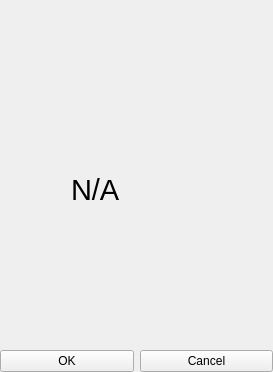
<?xml version="1.0" encoding="UTF-8"?>
<ui version="4.0">
 <class>MessageActivity</class>
 <widget class="QWidget" name="MessageActivity">
  <property name="geometry">
   <rect>
    <x>0</x>
    <y>0</y>
    <width>273</width>
    <height>372</height>
   </rect>
  </property>
  <property name="windowTitle">
   <string>Form</string>
  </property>
  <layout class="QGridLayout" name="gridLayout" rowstretch="1,0,0,2,0" columnstretch="1,1,1,1">
   <property name="leftMargin">
    <number>0</number>
   </property>
   <property name="topMargin">
    <number>0</number>
   </property>
   <property name="rightMargin">
    <number>0</number>
   </property>
   <property name="bottomMargin">
    <number>0</number>
   </property>
   <item row="1" column="0">
    <spacer name="horizontalSpacer">
     <property name="orientation">
      <enum>Qt::Orientation::Horizontal</enum>
     </property>
     <property name="sizeHint" stdset="0">
      <size>
       <width>62</width>
       <height>20</height>
      </size>
     </property>
    </spacer>
   </item>
   <item row="1" column="1" colspan="2">
    <layout class="QHBoxLayout" name="horizontalLayout">
     <item>
      <widget class="QLabel" name="labelTitle">
       <property name="sizePolicy">
        <sizepolicy hsizetype="Expanding" vsizetype="Minimum">
         <horstretch>0</horstretch>
         <verstretch>0</verstretch>
        </sizepolicy>
       </property>
       <property name="font">
        <font>
         <pointsize>32</pointsize>
         <bold>true</bold>
        </font>
       </property>
       <property name="text">
        <string>&lt;html&gt;&lt;head/&gt;&lt;body&gt;&lt;p&gt;&lt;br/&gt;&lt;/p&gt;&lt;/body&gt;&lt;/html&gt;</string>
       </property>
       <property name="textFormat">
        <enum>Qt::TextFormat::RichText</enum>
       </property>
       <property name="wordWrap">
        <bool>true</bool>
       </property>
      </widget>
     </item>
     <item>
      <widget class="QLabel" name="labelIcon">
       <property name="sizePolicy">
        <sizepolicy hsizetype="Minimum" vsizetype="Minimum">
         <horstretch>0</horstretch>
         <verstretch>0</verstretch>
        </sizepolicy>
       </property>
       <property name="toolTip">
        <string>This indicates that pairing using Zoo is enabled</string>
       </property>
       <property name="text">
        <string/>
       </property>
       <property name="pixmap">
        <pixmap resource="../../libres/resources/icons.qrc">:/icons/app/warning.svg</pixmap>
       </property>
      </widget>
     </item>
    </layout>
   </item>
   <item row="1" column="3">
    <spacer name="horizontalSpacer_2">
     <property name="orientation">
      <enum>Qt::Orientation::Horizontal</enum>
     </property>
     <property name="sizeHint" stdset="0">
      <size>
       <width>62</width>
       <height>20</height>
      </size>
     </property>
    </spacer>
   </item>
   <item row="2" column="1" colspan="2">
    <widget class="QLabel" name="labelBodyMD">
     <property name="sizePolicy">
      <sizepolicy hsizetype="Minimum" vsizetype="Minimum">
       <horstretch>0</horstretch>
       <verstretch>0</verstretch>
      </sizepolicy>
     </property>
     <property name="font">
      <font>
       <pointsize>22</pointsize>
      </font>
     </property>
     <property name="text">
      <string>&lt;html&gt;&lt;head/&gt;&lt;body&gt;&lt;p&gt;N/A&lt;/p&gt;&lt;/body&gt;&lt;/html&gt;</string>
     </property>
     <property name="textFormat">
      <enum>Qt::TextFormat::MarkdownText</enum>
     </property>
     <property name="alignment">
      <set>Qt::AlignmentFlag::AlignLeading|Qt::AlignmentFlag::AlignLeft|Qt::AlignmentFlag::AlignTop</set>
     </property>
     <property name="wordWrap">
      <bool>true</bool>
     </property>
    </widget>
   </item>
   <item row="4" column="0" colspan="4">
    <layout class="QHBoxLayout" name="horizontalLayout_2">
     <item>
      <widget class="QPushButton" name="pushButtonOK">
       <property name="text">
        <string>OK</string>
       </property>
      </widget>
     </item>
     <item>
      <widget class="QPushButton" name="pushButtonCancel">
       <property name="text">
        <string>Cancel</string>
       </property>
      </widget>
     </item>
    </layout>
   </item>
   <item row="3" column="1" colspan="2">
    <spacer name="verticalSpacer">
     <property name="orientation">
      <enum>Qt::Orientation::Vertical</enum>
     </property>
     <property name="sizeHint" stdset="0">
      <size>
       <width>20</width>
       <height>40</height>
      </size>
     </property>
    </spacer>
   </item>
   <item row="0" column="1" colspan="2">
    <spacer name="verticalSpacer_2">
     <property name="orientation">
      <enum>Qt::Orientation::Vertical</enum>
     </property>
     <property name="sizeHint" stdset="0">
      <size>
       <width>128</width>
       <height>51</height>
      </size>
     </property>
    </spacer>
   </item>
  </layout>
 </widget>
 <resources>
  <include location="../../libres/resources/icons.qrc"/>
 </resources>
 <connections>
  <connection>
   <sender>pushButtonCancel</sender>
   <signal>clicked()</signal>
   <receiver>MessageActivity</receiver>
   <slot>canceled()</slot>
   <hints>
    <hint type="sourcelabel">
     <x>658</x>
     <y>800</y>
    </hint>
    <hint type="destinationlabel">
     <x>438</x>
     <y>406</y>
    </hint>
   </hints>
  </connection>
  <connection>
   <sender>pushButtonOK</sender>
   <signal>clicked()</signal>
   <receiver>MessageActivity</receiver>
   <slot>confirmed()</slot>
   <hints>
    <hint type="sourcelabel">
     <x>218</x>
     <y>800</y>
    </hint>
    <hint type="destinationlabel">
     <x>438</x>
     <y>406</y>
    </hint>
   </hints>
  </connection>
 </connections>
 <slots>
  <slot>confirmed()</slot>
  <slot>canceled()</slot>
 </slots>
</ui>
